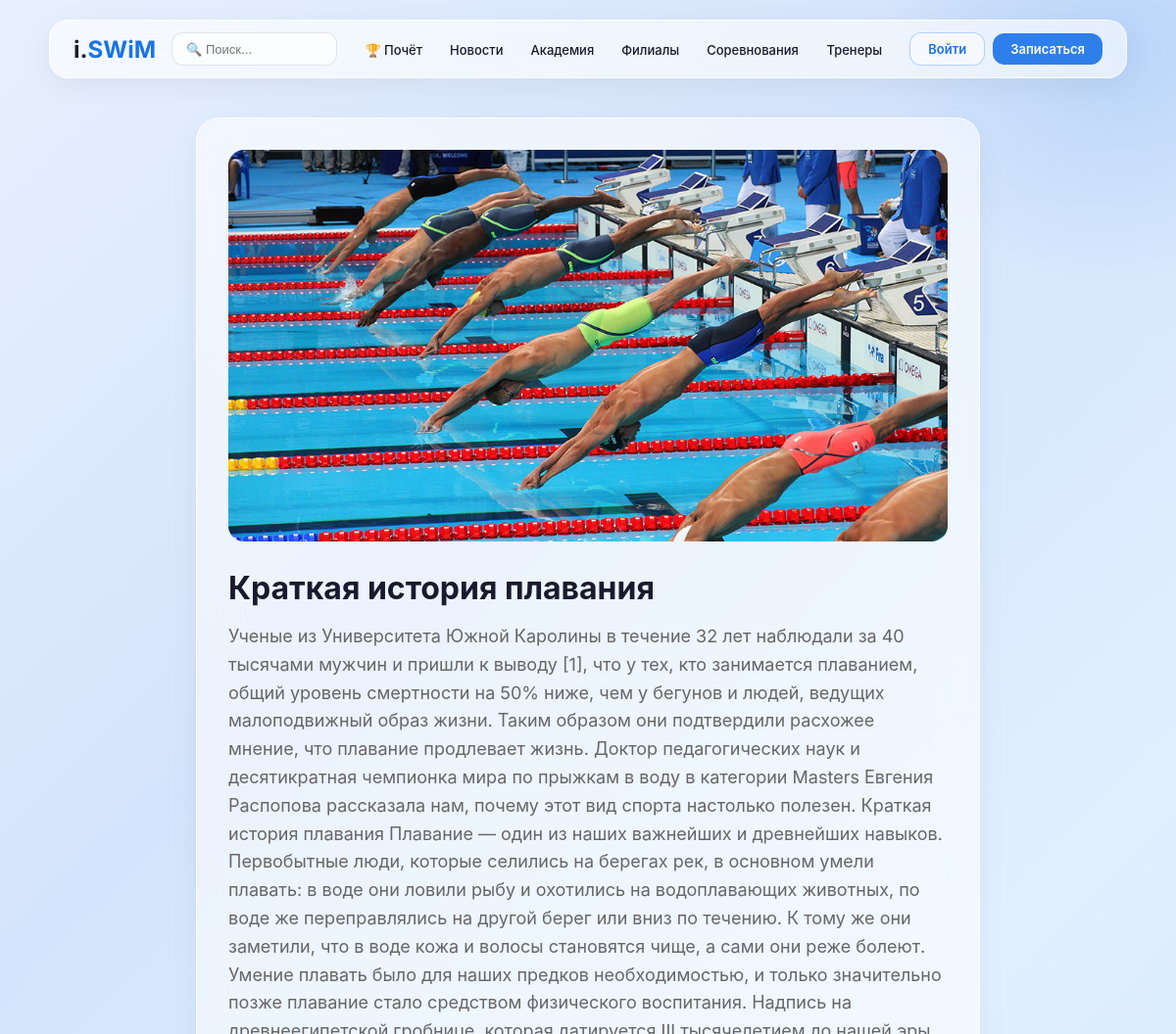
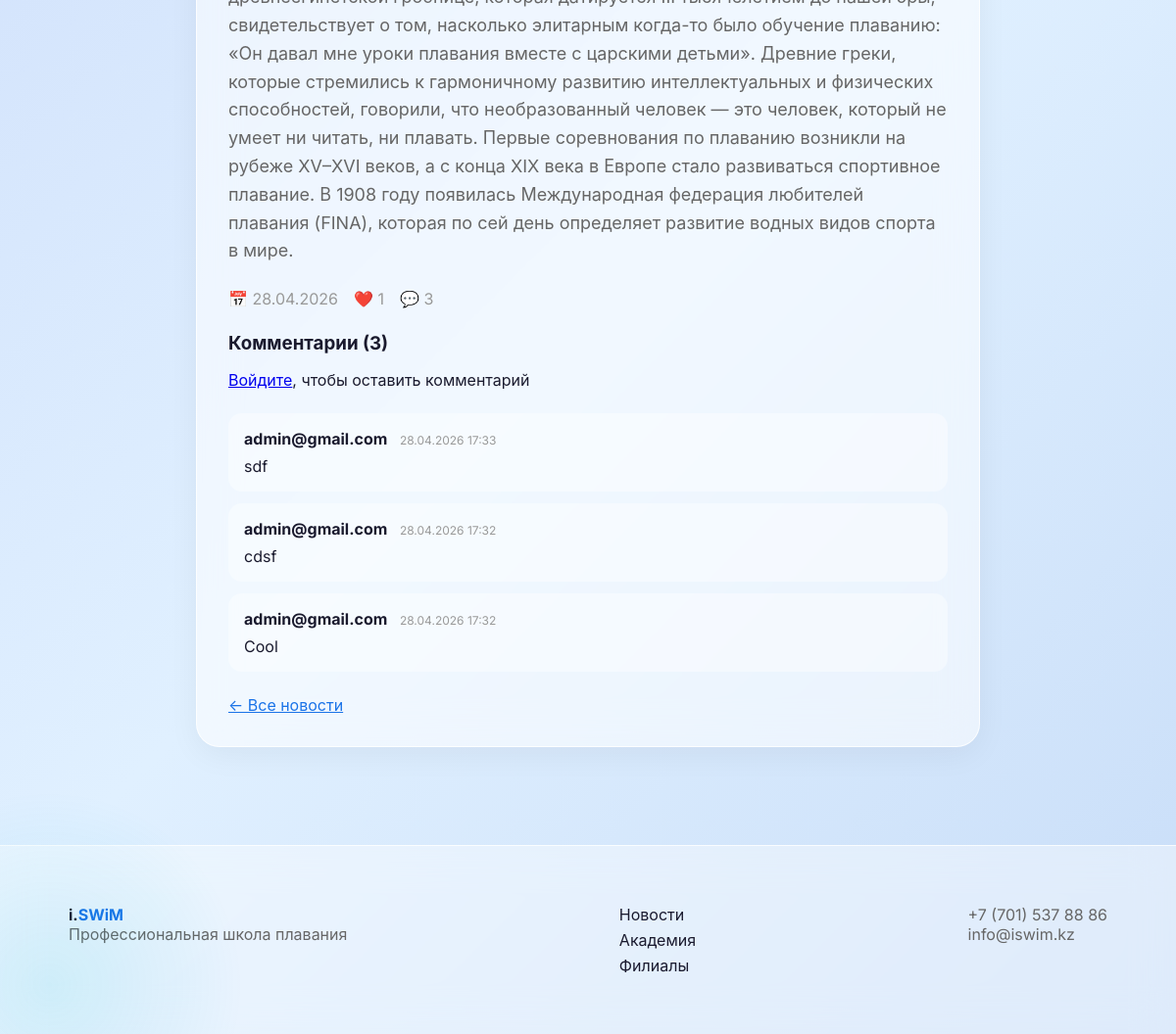
The app's page /news/kratkaya-istoriya-plavaniya/ with its own data (2 pictures, top to bottom).
### news/models.py (models this page shows, shortened)
class News(models.Model):
    title = models.CharField(max_length=200, verbose_name='Заголовок')
    slug = models.SlugField(unique=True, verbose_name='ЧПУ')
    image = models.ImageField(upload_to='news/', verbose_name='Изображение')
    short_text = models.TextField(verbose_name='Краткий текст')
    full_text = models.TextField(verbose_name='Полный текст')
    published_at = models.DateTimeField(auto_now_add=True, verbose_name='Дата публикации')
    is_published = models.BooleanField(default=True, verbose_name='Опубликовано')
    class Meta:
        verbose_name = 'Новость'
        verbose_name_plural = 'Новости'
        ordering = ['-published_at']

class NewsComment(models.Model):
    news = models.ForeignKey(News, on_delete=models.CASCADE, related_name='comments', verbose_name='Новость')
    user = models.ForeignKey(User, on_delete=models.CASCADE, verbose_name='Пользователь')
    text = models.TextField(verbose_name='Комментарий')
    created_at = models.DateTimeField(auto_now_add=True, verbose_name='Дата')
    class Meta:
        verbose_name = 'Комментарий'
        verbose_name_plural = 'Комментарии'
        ordering = ['-created_at']

### users/models.py (models this page shows, shortened)
class User(AbstractUser):
    middle_name = models.CharField(max_length=50, blank=True, verbose_name='Отчество')
    phone = models.CharField(max_length=20, blank=True, verbose_name='Телефон')
    avatar = models.ImageField(upload_to='avatars/', blank=True, verbose_name='Аватар')
    class Meta:
        verbose_name = 'Пользователь'
        verbose_name_plural = 'Пользователи'

### news/views.py (the view)
# urls.py: path('news/<slug:slug>/', NewsDetailView.as_view(), name='news_detail'),
class NewsDetailView(DetailView):
    model = News
    template_name = 'news/news_detail.html'
    context_object_name = 'news'
    def get_context_data(self, **kwargs):
        context = super().get_context_data(**kwargs)
        context['comments'] = self.object.comments.all()
        if self.request.user.is_authenticated:
            context['user_liked'] = self.object.likes.filter(user=self.request.user).exists()
        return context

### news/templates/news/news_detail.html (shortened to what this page needs)
{% extends 'core/base.html' %}
{% block content %}
<div class="container">
    <div class="glass-card" style="max-width:800px;margin:0 auto;">
        {% if news.image %}
            <img src="{{ news.image.url }}" style="width:100%;max-height:400px;object-fit:cover;border-radius:16px;margin-bottom:24px;">
        {% endif %}
        <h1 style="font-weight:700;margin-bottom:16px;">{{ news.title }}</h1>
        <p style="color:#666;font-size:18px;line-height:1.6;margin-bottom:24px;">{{ news.full_text }}</p>
        <div style="display:flex;gap:16px;align-items:center;color:#999;margin-bottom:24px;">
            <span>📅 {{ news.published_at|date:"d.m.Y" }}</span>
            <span>❤️ <span id="likes-count">{{ news.likes.count }}</span></span>
            <span>💬 <span id="comments-count">{{ news.comments.count }}</span></span>
        </div>
        <h3 style="font-weight:700;margin-bottom:16px;">Комментарии (<span id="comments-total">{{ comments.count }}</span>)</h3>
        {% if user.is_authenticated %}
            <form id="comment-form" style="margin-bottom:24px;">
                {% csrf_token %}
                <textarea id="comment-text" rows="3" placeholder="Напишите комментарий..." style="width:100%;padding:14px;border-radius:14px;border:1px solid rgba(0,0,0,0.1);background:rgba(255,255,255,0.6);font-family:'Inter',sans-serif;resize:vertical;"></textarea>
                <button type="submit" class="btn-glass" style="margin-top:8px;">Отправить</button>
            </form>
        {% else %}
            <p style="margin-bottom:24px;"><a href="/accounts/login/">Войдите</a>, чтобы оставить комментарий</p>
        {% endif %}
        <div id="comments-list">
            {% for comment in comments %}
                <div class="comment-item" style="background:rgba(255,255,255,0.4);border-radius:14px;padding:16px;margin-bottom:12px;">
                    <strong>{{ comment.user.get_full_name|default:comment.user.email }}</strong>
                    <span style="color:#999;font-size:12px;margin-left:8px;">{{ comment.created_at|date:"d.m.Y H:i" }}</span>
                    <p style="margin-top:8px;">{{ comment.text }}</p>
                </div>
            {% empty %}
                <p id="no-comments" style="color:#999;">Комментариев пока нет. Будьте первым!</p>
            {% endfor %}
        </div>
        <p style="margin-top:24px;"><a href="{% url 'news_list' %}" style="color:#1a73e8;">← Все новости</a></p>
    </div>
</div>
{% endblock %}

### core/templates/core/base.html (style rules this page uses)
* { margin: 0; padding: 0; box-sizing: border-box; }
body { font-family: 'Inter', -apple-system, BlinkMacSystemFont, sans-serif; background: linear-gradient(135deg, #e8f0fe 0%, #d4e4fc 30%, #e0f0ff 60%, #c8ddf8 100%); background-attachment: fixed; min-height: 100vh; color: #1a1a2e; -webkit-font-smoothing: antialiased; }
body::before { content: ''; position: fixed; top: -200px; right: -200px; width: 500px; height: 500px; background: radial-gradient(circle, rgba(26,115,232,0.15) 0%, transparent 70%); border-radius: 50%; pointer-events: none; z-index: 0; }
body::after { content: ''; position: fixed; bottom: -150px; left: -150px; width: 400px; height: 400px; background: radial-gradient(circle, rgba(0,180,216,0.12) 0%, transparent 70%); border-radius: 50%; pointer-events: none; z-index: 0; }
.container { max-width: 1100px; margin: 0 auto; padding: 20px; }
.glass-card { background: rgba(255,255,255,0.55); backdrop-filter: blur(20px); -webkit-backdrop-filter: blur(20px); border: 1px solid rgba(255,255,255,0.8); border-radius: 24px; padding: 32px; box-shadow: 0 8px 32px rgba(0,0,0,0.05); }

### records on screen
News: image (picture), title "Краткая история плавания", full_text "Ученые из Университета Южной Каролины в течение 32 лет наблюдали за 40 тысячами мужчин и пришли к выводу [1], что у тех, кто занимается плаванием, общий уровень смертности на 50% ниже, чем у бегунов и людей, ведущих малоподвижный образ жизни. Таким образом они подтвердили расхожее мнение, что плавание продлевает жизнь. Доктор педагогических наук и десятикратная чемпионка мира по прыжкам в воду в категории Masters Евгения Распопова рассказала нам, почему этот вид спорта настолько полезен. Краткая история плавания Плавание — один из наших важнейших и древнейших навыков. Первобытные люди, которые селились на берегах рек, в основном умели плавать: в воде они ловили рыбу и охотились на…", published_at "28.04.2026", likes.count "1", comments.count "3", count "3"
NewsComment: user.get_full_name "admin@gmail.com", created_at "28.04.2026 17:33", text "sdf"
NewsComment: user.get_full_name "admin@gmail.com", created_at "28.04.2026 17:32", text "cdsf"
NewsComment: user.get_full_name "admin@gmail.com", created_at "28.04.2026 17:32", text "Cool"
